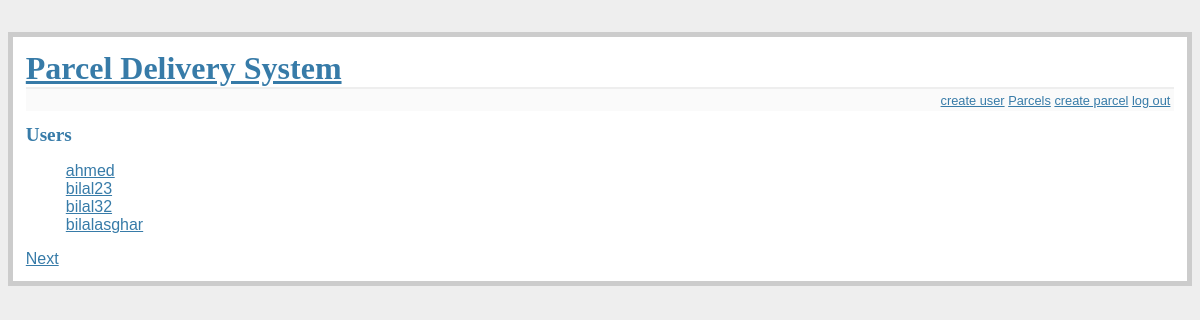
/users/ (signed in), run on the app's committed database.
### app.py (models this page shows)
class BaseModel(Model):
    class Meta:
        database = database

class User(BaseModel):
    username = CharField(unique=True)
    password = CharField()
    email = CharField()
    join_date = DateTimeField()

### app.py (the view)
@app.route('/users/')
@login_required
def user_list():
    users = User.select().order_by(User.username)
    return object_list('user_list.html', users, 'user_list')

### app.py (called while the page is built)
def get_current_user():
    if session.get('logged_in'):
        return User.get(User.id == session['user_id'])

def login_required(f):
    @wraps(f)
    def inner(*args, **kwargs):
        if not session.get('logged_in'):
            return redirect(url_for('login'))
        return f(*args, **kwargs)
    return inner

def object_list(template_name, qr, var_name='object_list', **kwargs):
    kwargs.update(
        page=int(request.args.get('page', 1)),
        pages=qr.count() / 4 + 1)
    kwargs[var_name] = qr.paginate(kwargs['page'])
    return render_template(template_name, **kwargs)

@app.before_request
def before_request():
    g.db = database
    g.db.connect(reuse_if_open=True)

@app.after_request
def after_request(response):
    g.db.close()
    return response

@app.context_processor
def _inject_user():
    return {'current_user': get_current_user()}

### templates/user_list.html
{% extends "layout.html" %}
{% block body %}
  <h2>Users</h2>
  <ul>
    {% for user in user_list %}
      <li><a href="{{ url_for('user_detail', username=user.username) }}">{{ user.username }}</a></li>
    {% endfor %}
  </ul>
  {% include "includes/pagination.html" %}
{% endblock %}

### templates/layout.html (shortened to what this page needs)
<!doctype html>
<link rel=stylesheet type=text/css href="{{ url_for('static', filename='style.css') }}">
<div class=page>
  <h1><a href="{{ url_for('homepage') }}">Parcel Delivery System</a></h1>
  <div class=metanav>
  {% if not session.logged_in %}
    <a href="{{ url_for('login') }}">log in</a>
     <a href="{{ url_for('join') }}">create user</a>
  {% else %}
    <a href="{{ url_for('join') }}">create user</a>
    <a href="{{ url_for('parcels') }}">Parcels</a>
    <a href="{{ url_for('create') }}">create parcel</a>
    <a href="{{ url_for('logout') }}">log out</a>
  {% endif %}
  </div>
  {% block body %}{% endblock %}
</div>

### templates/includes/pagination.html (shortened to what this page needs)
{% if page < pages %}
  <a class="next" href="?page={{ page + 1 }}">Next</a>
{% endif %}

### static/style.css (style rules this page uses)
a, h1, h2 { color: #377BA8; }
h1, h2 { font-family: 'Georgia', serif; margin: 0; }
h1 { border-bottom: 2px solid #eee; }
h2 { font-size: 1.2em; }
.page { margin: 2em auto; border: 5px solid #ccc; padding: 0.8em; background: white; }
.page ul { list-style-type: none; }
.page li { clear: both; }
.metanav { text-align: right; font-size: 0.8em; padding: 0.3em; margin-bottom: 1em; background: #fafafa; }
* { box-sizing: border-box; }

### data on the page
User: username "ahmed"
User: username "bilal23"
User: username "bilal32"
User: username "bilalasghar"
